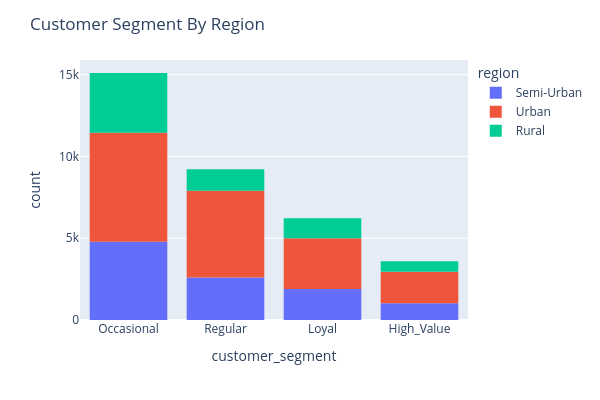

Notebook source saved alongside this figure:
### Markdown cell above
### Categorical-Categorical Relationship with Stacked Countplots

### Code cell
fig1 = px.histogram(df, x='customer_segment', color='region', category_orders={'customer_segment': segment_order})
fig1.update_layout(width=600, height=400, title='Customer Segment By Region')
fig1.show()

### Figure 1 — Plotly figure (JSON) as saved in the notebook; plotly's stock layout.template omitted (floating-point values rounded to 4 significant figures; data arrays with more than 128 entries replaced by an {"elided": "..."} marker saying what was removed)
{"data": [{"bingroup": "x", "hovertemplate": "region=Semi-Urban<br>customer_segment=%{x}<br>count=%{y}<extra></extra>", "legendgroup": "Semi-Urban", "marker": {"color": "#636efa", "pattern": {"shape": ""}}, "name": "Semi-Urban", "orientation": "v", "showlegend": true, "type": "histogram", "x": {"elided": "10304 str values"}, "xaxis": "x", "yaxis": "y"}, {"bingroup": "x", "hovertemplate": "region=Urban<br>customer_segment=%{x}<br>count=%{y}<extra></extra>", "legendgroup": "Urban", "marker": {"color": "#EF553B", "pattern": {"shape": ""}}, "name": "Urban", "orientation": "v", "showlegend": true, "type": "histogram", "x": {"elided": "17003 str values"}, "xaxis": "x", "yaxis": "y"}, {"bingroup": "x", "hovertemplate": "region=Rural<br>customer_segment=%{x}<br>count=%{y}<extra></extra>", "legendgroup": "Rural", "marker": {"color": "#00cc96", "pattern": {"shape": ""}}, "name": "Rural", "orientation": "v", "showlegend": true, "type": "histogram", "x": {"elided": "6832 str values"}, "xaxis": "x", "yaxis": "y"}], "layout": {"barmode": "relative", "height": 400, "legend": {"title": {"text": "region"}, "tracegroupgap": 0}, "margin": {"t": 60}, "title": {"text": "Customer Segment By Region"}, "width": 600, "xaxis": {"anchor": "y", "categoryarray": ["Occasional", "Regular", "Loyal", "High_Value"], "categoryorder": "array", "domain": [0, 1], "title": {"text": "customer_segment"}}, "yaxis": {"anchor": "x", "domain": [0, 1], "title": {"text": "count"}}}}
